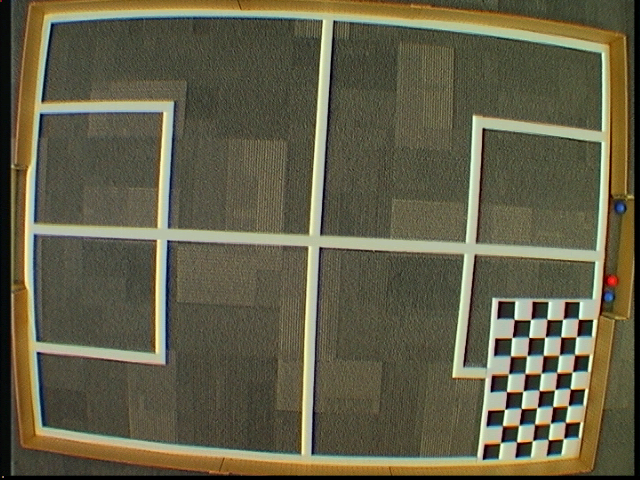
#> input picture preprocessing/distortion/samples/pitch1/10_9x6.png, 640 x 480 px; its folder holds 4 pictures in this run
$ python undistort.py
#> lines starting #> are read from the running program, lines starting #| are printed output that depends on the picture; after the words box and inside, x2 and y2 are one past the last pixel; in counts of white or black regions, pixels touching at a corner belong together
# Original tutorial: https://opencv-python-tutroals.readthedocs.org/en/latest/py_tutorials/py_calib3d/py_calibration/py_calibration.html#calibration

import numpy as np
import cv2
import glob
from copy import copy

import cPickle
filename = "../../vision/calibrations/undistort.txt"

# Set the required dimension of all sample checkboard images
dim = (8,5)

# prepare object points, like (0,0,0), (1,0,0), (2,0,0) ....,(6,5,0)
objp = np.zeros((dim[0]*dim[1], 3), np.float32)
objp[:,:2] = np.mgrid[0:dim[0], 0:dim[1]].T.reshape(-1,2)

# termination criteria
criteria = (cv2.TERM_CRITERIA_EPS + cv2.TERM_CRITERIA_MAX_ITER, 30, 0.001)

# Arrays to store object points and image points from all the images.
objpoints = [] # 3d point in real world space
imgpoints = [] # 2d points in image plane.

images = glob.glob('samples/pitch1/*.png')

for fname in images:

    img = cv2.imread(fname)
#> img is the input picture: shape (480, 640, 3); mean B, G, R 72.1, 95.1, 98.7
    gray = cv2.cvtColor(img,cv2.COLOR_BGR2GRAY)
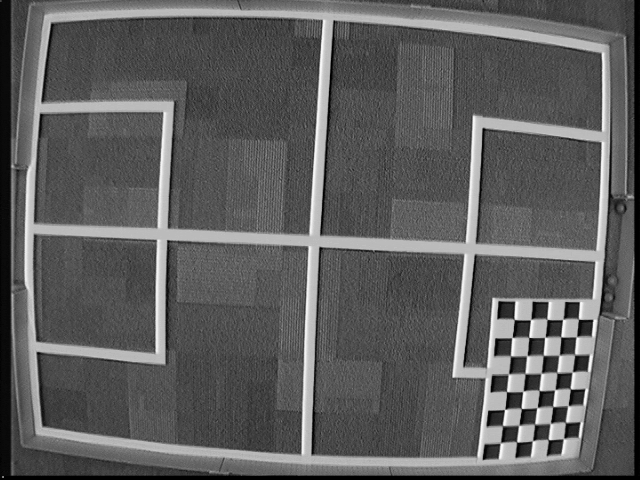
#> gray: shape (480, 640); min 0, max 250, mean 93.6

    # Find the chess board corners
    ret, corners = cv2.findChessboardCorners(gray, dim, None)
#> ret = True; corners = 40 rows, first 8: [500.2, 443], [502.6, 425.6], [504.5, 409.4], [506.6, 391.6], [508.6, 373.7], [510.6, 355.9], [512, 337.4], [514.5, 319.5]

    # If found, add object points, image points (after refining them)
    if ret == True:

        objpoints.append(objp)

        corners2 = copy(corners)
#> corners2 has the same summary as corners
        _ = cv2.cornerSubPix(gray,corners2,(11,11),(-1,-1),criteria)
        imgpoints.append(corners2)

        # Draw and display the corners
        # Comment this out to skip showing sample images!
        _ = cv2.drawChessboardCorners(img, dim, corners2, ret)
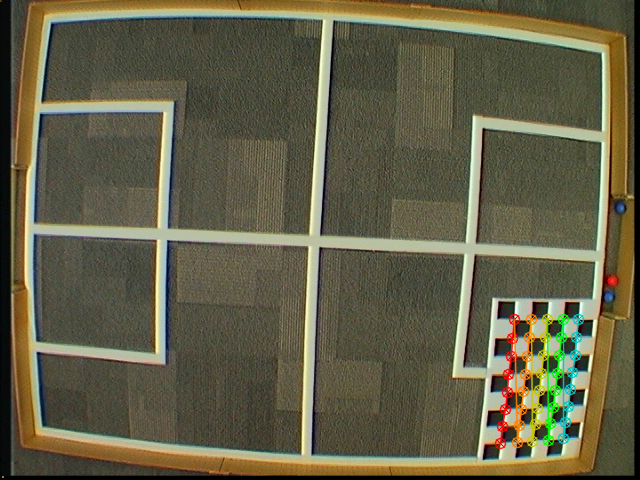
#> img: shape (480, 640, 3); 1.99% of pixels changed, all inside (x1, y1, x2, y2) = (494, 313, 585, 450)
        cv2.imshow('img',img)
        cv2.waitKey(1000)
#> pass 2 of the loop `for fname in images:`:
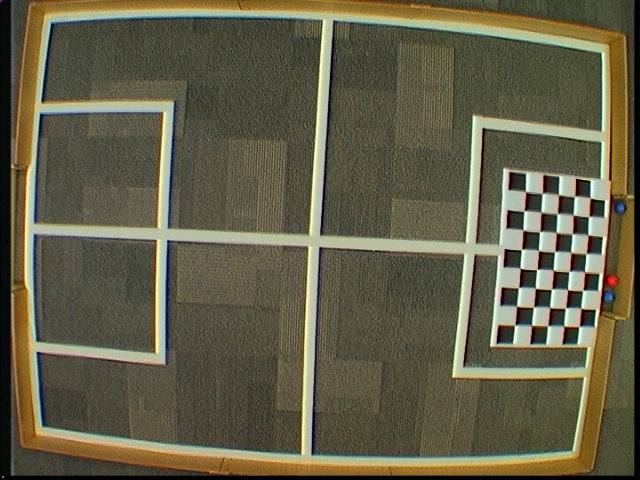
#> input picture preprocessing/distortion/samples/pitch1/11_9x6.png, 640 x 480 px
#> img is the input picture: shape (480, 640, 3); mean B, G, R 72.3, 95.1, 98.7
#> `gray = cv2.cvtColor(img,cv2.COLOR_BGR2GRAY)`:
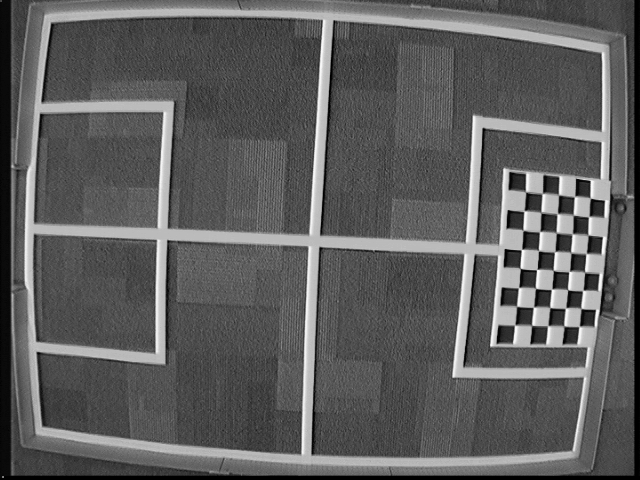
#> gray: shape (480, 640); min 0, max 250, mean 93.6
#> corners = 40 rows, first 8: [514.7, 324.9], [516.7, 306.4], [518.5, 287.6], [520.4, 268.4], [521.3, 249.5], [523.5, 230.4], [523.9, 211.1], [525.6, 191.9]
#> corners2 has the same summary as corners
#> `_ = cv2.drawChessboardCorners(img, dim, corners2, ret)`:
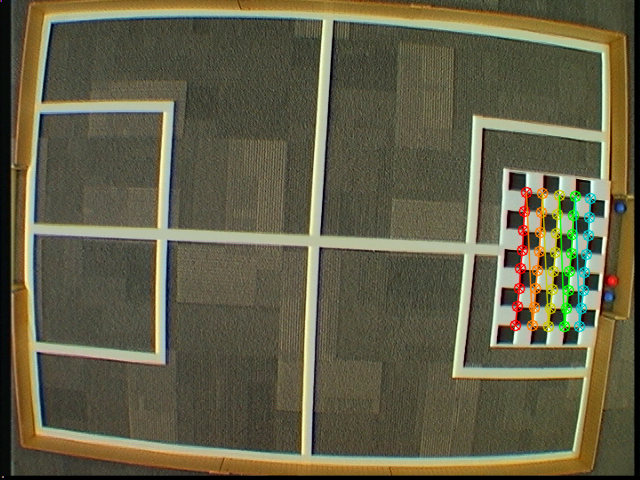
#> img: shape (480, 640, 3); 2.07% of pixels changed, all inside (x1, y1, x2, y2) = (509, 186, 597, 333)
#> pass 3 of the loop `for fname in images:`:
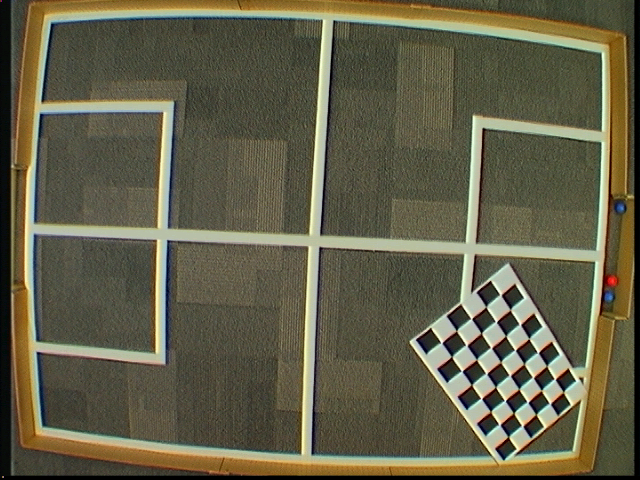
#> input picture preprocessing/distortion/samples/pitch1/12_9x6.png, 640 x 480 px
#> img is the input picture: shape (480, 640, 3); mean B, G, R 72.6, 95.4, 98.8
#> `gray = cv2.cvtColor(img,cv2.COLOR_BGR2GRAY)`:
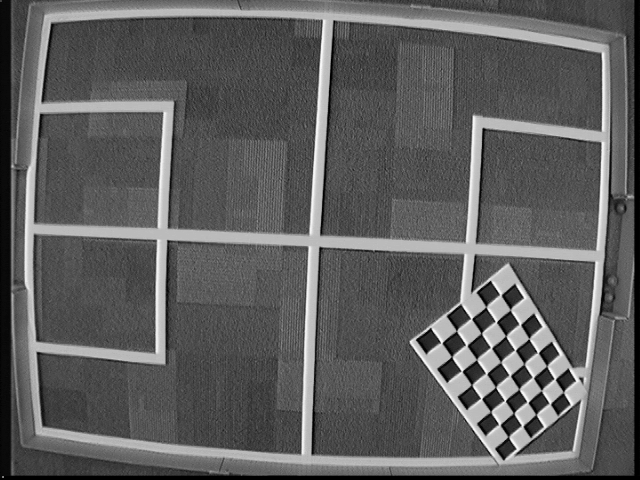
#> gray: shape (480, 640); min 0, max 250, mean 93.8
#> corners = 40 rows, first 8: [508.5, 436.7], [499.9, 425], [490.7, 411.7], [481.6, 398.6], [471.7, 384.8], [462, 371.4], [451.8, 356.7], [441.8, 343.1]
#> corners2 has the same summary as corners
#> `_ = cv2.drawChessboardCorners(img, dim, corners2, ret)`:
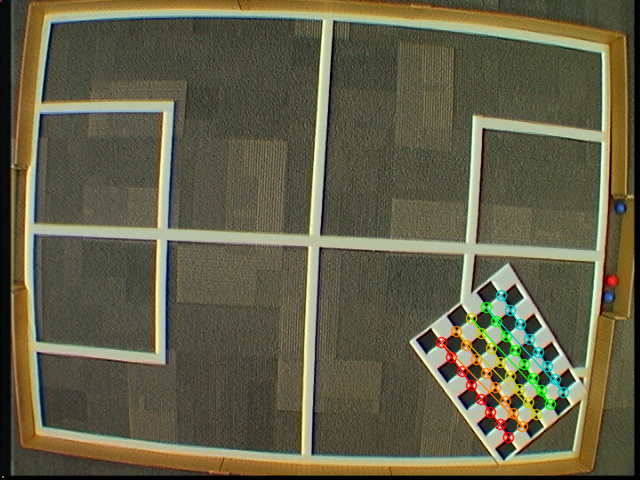
#> img: shape (480, 640, 3); 1.85% of pixels changed, all inside (x1, y1, x2, y2) = (435, 289, 570, 444)
#> the loop made 4 passes; the first 3 are shown

cv2.destroyAllWindows()

# Get the calibration data
ret, mtx, dist, rvecs, tvecs = cv2.calibrateCamera(objpoints, imgpoints, gray.shape[::-1],None,None)

#> (the run stopped early here; a loop or call above may not have finished)
